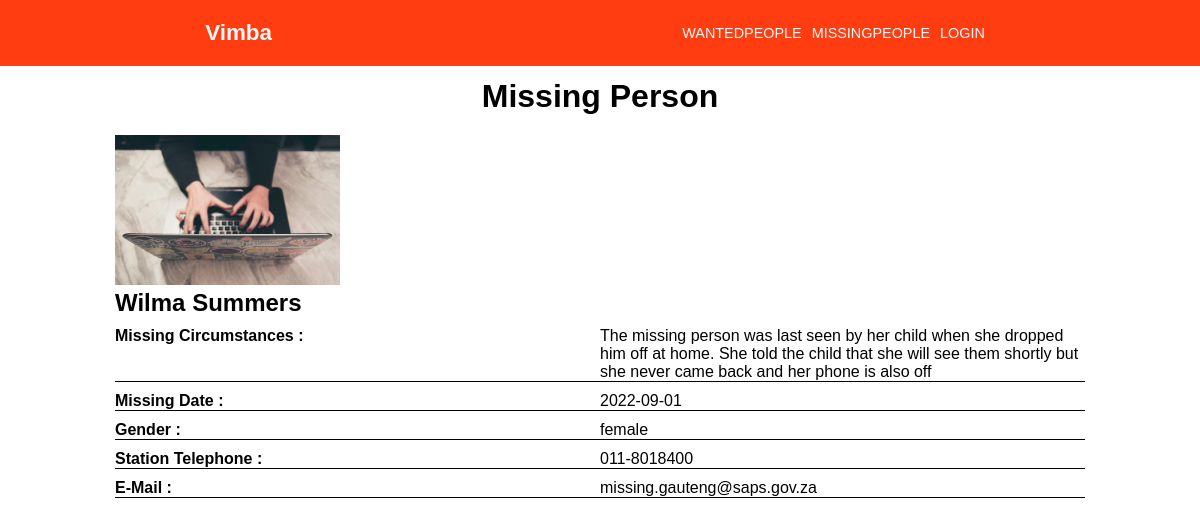
Screenshot of /missing_person/731e2c36-575a-40ab-abfd-110b034ee214 with the database file from the repository.
### base/models.py (models this page shows, shortened)
class MissingPerson(models.Model):
    SEX_TYPE = (
        ('Male','Male'),
        ('Female','Female')
    )
    host = models.ForeignKey(User, on_delete=models.SET_NULL, null=True)
    firstname = models.CharField(max_length=200)
    lastname = models.CharField(max_length=200)
    missing_circumstances = models.TextField(null=True ,blank=True)
    gender = models.CharField(max_length=20,choices=SEX_TYPE)
    Police_station = models.CharField(max_length=200)
    station_number = models.CharField(max_length=12)
    e_mail = models.CharField(max_length=200)
    missing_date = models.CharField(max_length=200)
    created = models.DateTimeField(auto_now_add=True)
    updated = models.DateTimeField(auto_now=True)
    id = models.UUIDField(default=uuid.uuid4, unique=True,primary_key=True,editable=False)

### base/views.py (the view)
# urls.py: path('missing_person/<str:pk>', views.missing_pep, name='missing_person'),
def missing_pep(request,pk):
    missing_person = MissingPerson.objects.get(id=pk)
    context = {
        'person':missing_person,
    }
    return render(request,'base/missing_details.html',context)

### base/templates/base/missing_details.html
{% extends 'main.html' %}
{% load static %}
{% block content %}
<div class="block-wrapper">
    <h1>Missing Person</h1>
  <div class="mytop">
    <div class="img-circle">
      <img src="{% static 'img/portfolio8.jpg' %}" alt="" height="150" />
    </div>
    <div class="fullname">
      <h2>{{person.firstname }} {{person.lastname}}</h2>
    </div>
  </div>
  <div class="mybottom">
    <div>missing circumstances :</div>
    <div>{{person.missing_circumstances}}</div>
    <div>missing Date :</div>
    <div>{{person.missing_date}}</div>
    <div>Gender :</div>
    <div>{{person.gender}}</div>
    <div>Station telephone :</div>
    <div>{{person.station_number}}</div>
    <div>E-mail : </div>
    <div>{{person.e_mail}}</div>
  </div>
</div>
{% endblock content %}

### static/css/styles.css (style rules this page uses)
* { margin: 0; box-sizing: border-box; }
.block-wrapper { margin-top: 10px; }
.block-wrapper h1 { margin-bottom: 20px; text-align: center; font-family: Verdana, Geneva, Tahoma, sans-serif; }
.fullname h2 { font-family: Verdana, Geneva, Tahoma, sans-serif; text-transform: capitalize; margin-bottom: 10px; }
.mybottom { display: grid; grid-template-columns: 1fr 1fr; row-gap: 10px; }
.mybottom div { font-family: Verdana, Geneva, Tahoma, sans-serif; border-bottom: 1px solid; }
.mybottom div:nth-of-type(odd) { text-transform: capitalize; font-weight: 900; }

### rows the page displays
MissingPerson: firstname "Wilma", lastname "Summers", missing_circumstances "The missing person was last seen by her child when she dropped him off at home. She told the child that she will see them shortly but she never came back and her phone is also off", missing_date "2022-09-01", gender "female", station_number "011-8018400", e_mail "missing.gauteng@saps.gov.za"
